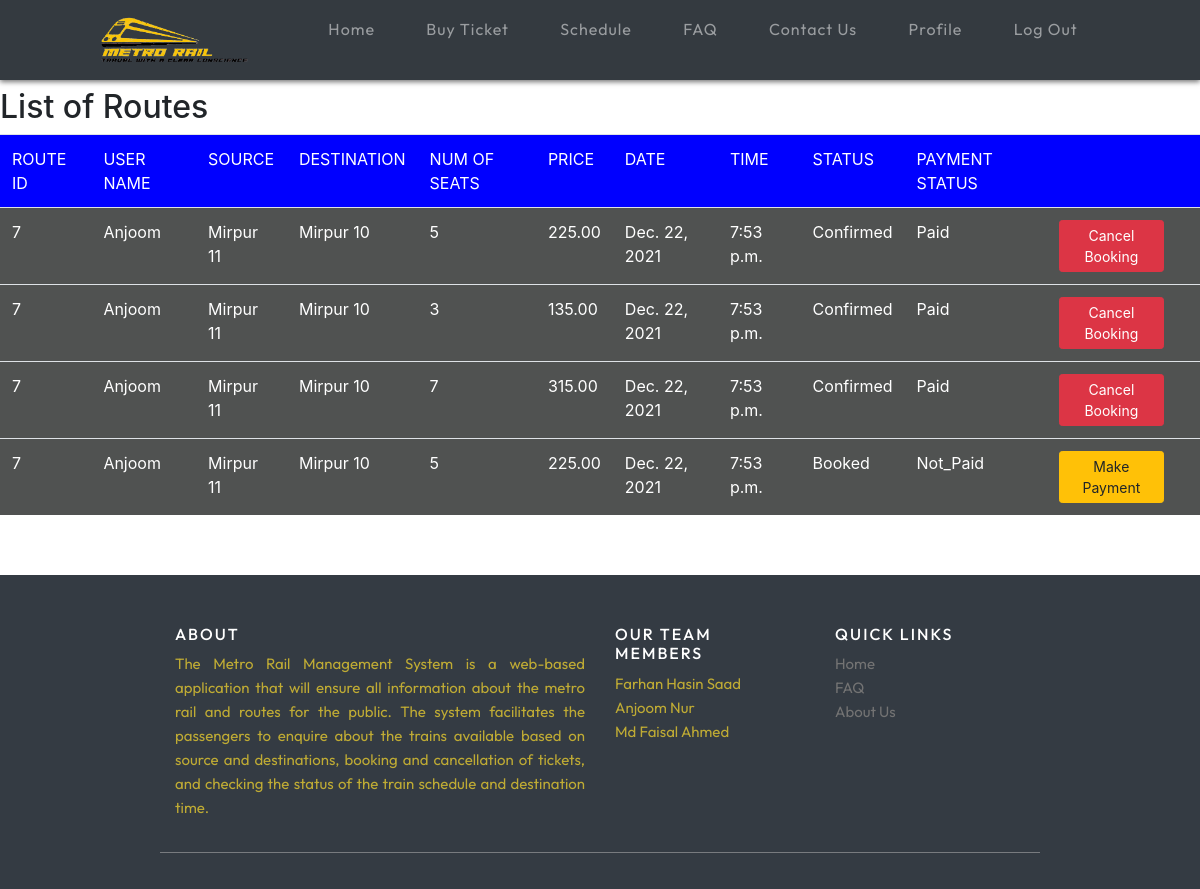
The app's page /accounts/seebookings/ (signed in) with its own data.
### accounts/models.py (models this page shows, shortened)
class Book(models.Model):
    BOOKED = 'Booked'
    CANCELLED = 'Cancelled'
    CONFIRMED = 'Confirmed'
    PAID = 'Paid'
    NOT_PAID = 'Not_Paid'
    REFUNDED = 'Refunded'
    TICKET_STATUSES = ((BOOKED, 'Booked'),
                       (CANCELLED, 'Cancelled'),
                       (CONFIRMED,'Confirmed'))
    PAYMENT_STATUSES =((PAID, 'Paid'),
                       (NOT_PAID ,'Not_Paid'),
                       (REFUNDED , 'Refunded'))
    username = models.CharField(max_length=200)
    email = models.CharField(max_length=200)
    source = models.CharField(max_length=30)
    dest = models.CharField(max_length=30)
    routeid = models.IntegerField()
    nos = models.DecimalField(decimal_places=0, max_digits=2)
    price = models.DecimalField(decimal_places=2, max_digits=6)
    status = models.CharField(choices=TICKET_STATUSES, default=BOOKED, max_length=15)
    payment_status = models.CharField(choices= PAYMENT_STATUSES, default=NOT_PAID, max_length=30)
    date = models.DateField()
    time = models.TimeField()
    order_id = models.CharField(max_length=120, blank=True)
    code = models.ImageField(blank=True, upload_to='code')
    is_paid = models.BooleanField(default=False, blank=True)
    is_refunded = models.BooleanField(default=False, blank=True)

### accounts/views.py (the view)
# urls.py: path('seebookings/', views.seebookings, name="seebookings"),
@login_required(login_url='log')
def seebookings(request,new={}):
    context = {}
    username_r = request.user.username
    book_list = Book.objects.filter(username=username_r)
    if book_list:
        return render(request, 'booklist.html', locals())
    else:
        context["error"] = "Sorry no route booked"
        return render(request, 'search.html', context)

### accounts/templates/booklist.html (shortened to what this page needs)
{% extends 'railapp/main.html' %}
{% block content %}
<h2>List of Routes</h2>
<table class="table table-striped">
    <thead style="background-color: blue;color: white;">
    <td>ROUTE ID</td>
    <td>USER NAME</td>
    <td>SOURCE</td>
    <td>DESTINATION</td>
    <td>NUM OF SEATS</td>
    <td>PRICE</td>
    <td>DATE</td>
    <td>TIME</td>
    <td>STATUS</td>
    <td>PAYMENT STATUS</td>
    <td> </td>
    <td></td>
    </thead>
    <thead style="background-color: rgb(80, 82, 81);color: rgb(255, 255, 255);">
    {% for row in book_list %}
    <tr>
        <td>{{row.routeid}}</td>
        <td>{{row.username}}</td>
        <td>{{row.source}}</td>
        <td>{{row.dest}}</td>
        <td>{{row.nos}}</td>
        <td>{{row.price}}</td>
        <td>{{row.date}}</td>
        <td>{{row.time}}</td>
        <td>{{row.status}}</td>
        <td>{{row.payment_status}}</td>
        {% if row.is_refunded == True %}
            <td><p> Please Book Again </p>
        {% elif row.is_paid == False %}
            <td><a class="btn btn-sm btn-warning" href="{% url 'payments' row.id%}">Make Payment</a></td>
            <td></td>
        {% elif row.is_paid == True %}
            <td><a class="btn btn-sm btn-danger" href="{% url 'cancellings' row.id%}">Cancel Booking</a></td>
            <td></td>
        {% endif %}
    </tr>
    {% endfor %}
    </thead>
</table>
{% endblock %}

### records on screen
Book: routeid "7", username "Anjoom", source "Mirpur 11", dest "Mirpur 10", nos "5", price "225.00", date "Dec. 22, 2021", time "7:53 p.m.", status "Confirmed", payment_status "Paid", is_refunded "Cancel Booking"
Book: routeid "7", username "Anjoom", source "Mirpur 11", dest "Mirpur 10", nos "3", price "135.00", date "Dec. 22, 2021", time "7:53 p.m.", status "Confirmed", payment_status "Paid", is_refunded "Cancel Booking"
Book: routeid "7", username "Anjoom", source "Mirpur 11", dest "Mirpur 10", nos "7", price "315.00", date "Dec. 22, 2021", time "7:53 p.m.", status "Confirmed", payment_status "Paid", is_refunded "Cancel Booking"
Book: routeid "7", username "Anjoom", source "Mirpur 11", dest "Mirpur 10", nos "5", price "225.00", date "Dec. 22, 2021", time "7:53 p.m.", status "Booked", payment_status "Not_Paid", is_refunded "Make Payment"
